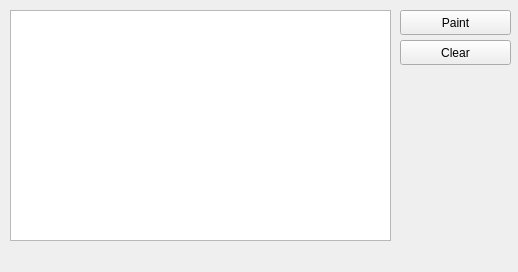
<?xml version="1.0" encoding="UTF-8"?>
<ui version="4.0">
 <class>MainWindow</class>
 <widget class="QMainWindow" name="MainWindow">
  <property name="geometry">
   <rect>
    <x>0</x>
    <y>0</y>
    <width>518</width>
    <height>272</height>
   </rect>
  </property>
  <property name="windowTitle">
   <string>lesson2_3</string>
  </property>
  <widget class="QWidget" name="centralwidget">
   <widget class="QTableView" name="comp_tableView">
    <property name="geometry">
     <rect>
      <x>10</x>
      <y>10</y>
      <width>381</width>
      <height>231</height>
     </rect>
    </property>
   </widget>
   <widget class="QPushButton" name="paint_pushButton">
    <property name="geometry">
     <rect>
      <x>400</x>
      <y>10</y>
      <width>111</width>
      <height>25</height>
     </rect>
    </property>
    <property name="text">
     <string>Paint</string>
    </property>
   </widget>
   <widget class="QPushButton" name="clear_pushButton">
    <property name="geometry">
     <rect>
      <x>400</x>
      <y>40</y>
      <width>111</width>
      <height>25</height>
     </rect>
    </property>
    <property name="focusPolicy">
     <enum>Qt::StrongFocus</enum>
    </property>
    <property name="text">
     <string>Clear</string>
    </property>
   </widget>
  </widget>
  <widget class="QMenuBar" name="menubar">
   <property name="geometry">
    <rect>
     <x>0</x>
     <y>0</y>
     <width>518</width>
     <height>22</height>
    </rect>
   </property>
  </widget>
 </widget>
 <resources/>
 <connections/>
</ui>
